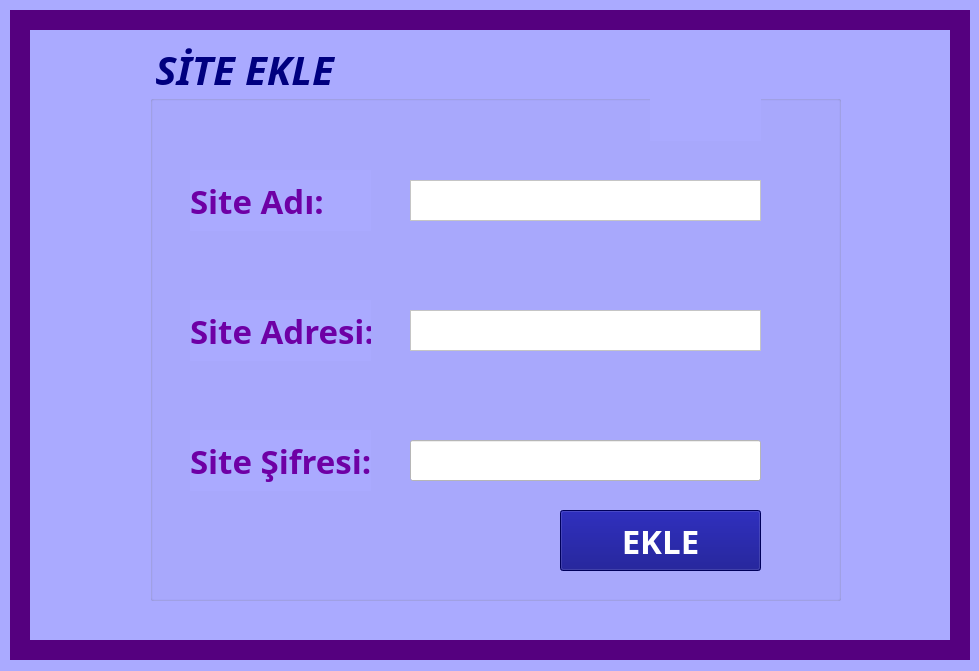
<?xml version="1.0" encoding="UTF-8"?>
<ui version="4.0">
 <class>Form</class>
 <widget class="QWidget" name="Form">
  <property name="geometry">
   <rect>
    <x>0</x>
    <y>0</y>
    <width>979</width>
    <height>671</height>
   </rect>
  </property>
  <property name="windowTitle">
   <string>Site Ekle</string>
  </property>
  <property name="styleSheet">
   <string notr="true">background-color: rgb(170, 170, 255);
</string>
  </property>
  <widget class="QGroupBox" name="groupBox">
   <property name="geometry">
    <rect>
     <x>150</x>
     <y>40</y>
     <width>691</width>
     <height>561</height>
    </rect>
   </property>
   <property name="font">
    <font>
     <family>Gabriola</family>
     <pointsize>30</pointsize>
     <weight>75</weight>
     <italic>true</italic>
     <bold>true</bold>
    </font>
   </property>
   <property name="styleSheet">
    <string notr="true">color: rgb(0, 0, 127);</string>
   </property>
   <property name="title">
    <string>SİTE EKLE</string>
   </property>
   <widget class="QLabel" name="label">
    <property name="geometry">
     <rect>
      <x>40</x>
      <y>130</y>
      <width>181</width>
      <height>61</height>
     </rect>
    </property>
    <property name="font">
     <font>
      <family>Gabriola</family>
      <pointsize>25</pointsize>
      <weight>75</weight>
      <italic>false</italic>
      <bold>true</bold>
     </font>
    </property>
    <property name="styleSheet">
     <string notr="true">color: rgb(110, 0, 165);</string>
    </property>
    <property name="text">
     <string>Site Adı:</string>
    </property>
   </widget>
   <widget class="QLabel" name="label_2">
    <property name="geometry">
     <rect>
      <x>40</x>
      <y>260</y>
      <width>181</width>
      <height>61</height>
     </rect>
    </property>
    <property name="font">
     <font>
      <family>Gabriola</family>
      <pointsize>25</pointsize>
      <weight>75</weight>
      <italic>false</italic>
      <bold>true</bold>
     </font>
    </property>
    <property name="styleSheet">
     <string notr="true">color: rgb(110, 0, 165);</string>
    </property>
    <property name="text">
     <string>Site Adresi:</string>
    </property>
   </widget>
   <widget class="QLabel" name="label_3">
    <property name="geometry">
     <rect>
      <x>40</x>
      <y>390</y>
      <width>181</width>
      <height>61</height>
     </rect>
    </property>
    <property name="font">
     <font>
      <family>Gabriola</family>
      <pointsize>25</pointsize>
      <weight>75</weight>
      <italic>false</italic>
      <bold>true</bold>
     </font>
    </property>
    <property name="styleSheet">
     <string notr="true">color: rgb(110, 0, 165);</string>
    </property>
    <property name="text">
     <string>Site Şifresi:</string>
    </property>
   </widget>
   <widget class="QTextEdit" name="text1">
    <property name="geometry">
     <rect>
      <x>260</x>
      <y>140</y>
      <width>351</width>
      <height>41</height>
     </rect>
    </property>
    <property name="font">
     <font>
      <pointsize>15</pointsize>
     </font>
    </property>
    <property name="styleSheet">
     <string notr="true">background-color: rgb(255, 255, 255);
color: rgb(0, 0, 127);</string>
    </property>
   </widget>
   <widget class="QTextEdit" name="text2">
    <property name="geometry">
     <rect>
      <x>260</x>
      <y>270</y>
      <width>351</width>
      <height>41</height>
     </rect>
    </property>
    <property name="font">
     <font>
      <pointsize>15</pointsize>
     </font>
    </property>
    <property name="styleSheet">
     <string notr="true">background-color: rgb(255, 255, 255);
color: rgb(0, 0, 127);</string>
    </property>
   </widget>
   <widget class="QPushButton" name="buttonSiteEkle">
    <property name="geometry">
     <rect>
      <x>410</x>
      <y>470</y>
      <width>201</width>
      <height>61</height>
     </rect>
    </property>
    <property name="font">
     <font>
      <family>Gabriola</family>
      <pointsize>25</pointsize>
      <weight>75</weight>
      <bold>true</bold>
     </font>
    </property>
    <property name="styleSheet">
     <string notr="true">color: rgb(255, 255, 255);
background-color: rgb(0, 0, 127);</string>
    </property>
    <property name="text">
     <string>EKLE</string>
    </property>
   </widget>
   <widget class="QLineEdit" name="text3">
    <property name="geometry">
     <rect>
      <x>260</x>
      <y>400</y>
      <width>351</width>
      <height>41</height>
     </rect>
    </property>
    <property name="font">
     <font>
      <pointsize>15</pointsize>
     </font>
    </property>
    <property name="styleSheet">
     <string notr="true">background-color: rgb(255, 255, 255);</string>
    </property>
    <property name="echoMode">
     <enum>QLineEdit::Password</enum>
    </property>
   </widget>
   <widget class="QLabel" name="label_18">
    <property name="geometry">
     <rect>
      <x>500</x>
      <y>0</y>
      <width>111</width>
      <height>101</height>
     </rect>
    </property>
    <property name="font">
     <font>
      <family>Gabriola</family>
      <pointsize>28</pointsize>
      <weight>75</weight>
      <bold>true</bold>
     </font>
    </property>
    <property name="styleSheet">
     <string notr="true">color: rgb(0, 0, 127);</string>
    </property>
    <property name="text">
     <string/>
    </property>
    <property name="pixmap">
     <pixmap>resimler/site.png</pixmap>
    </property>
    <property name="scaledContents">
     <bool>true</bool>
    </property>
   </widget>
  </widget>
  <widget class="QLabel" name="label_5">
   <property name="geometry">
    <rect>
     <x>950</x>
     <y>20</y>
     <width>20</width>
     <height>640</height>
    </rect>
   </property>
   <property name="styleSheet">
    <string notr="true">background-color: rgb(85, 0, 127);</string>
   </property>
   <property name="text">
    <string/>
   </property>
  </widget>
  <widget class="QLabel" name="label_6">
   <property name="geometry">
    <rect>
     <x>10</x>
     <y>20</y>
     <width>20</width>
     <height>640</height>
    </rect>
   </property>
   <property name="styleSheet">
    <string notr="true">background-color: rgb(85, 0, 127);</string>
   </property>
   <property name="text">
    <string/>
   </property>
  </widget>
  <widget class="QLabel" name="label_10">
   <property name="geometry">
    <rect>
     <x>10</x>
     <y>10</y>
     <width>960</width>
     <height>20</height>
    </rect>
   </property>
   <property name="styleSheet">
    <string notr="true">background-color: rgb(85, 0, 127);</string>
   </property>
   <property name="text">
    <string/>
   </property>
  </widget>
  <widget class="QLabel" name="label_11">
   <property name="geometry">
    <rect>
     <x>10</x>
     <y>640</y>
     <width>941</width>
     <height>20</height>
    </rect>
   </property>
   <property name="styleSheet">
    <string notr="true">background-color: rgb(85, 0, 127);</string>
   </property>
   <property name="text">
    <string/>
   </property>
  </widget>
  <widget class="QLabel" name="label_9">
   <property name="geometry">
    <rect>
     <x>60</x>
     <y>90</y>
     <width>71</width>
     <height>71</height>
    </rect>
   </property>
   <property name="font">
    <font>
     <family>Gabriola</family>
     <pointsize>28</pointsize>
     <weight>75</weight>
     <bold>true</bold>
    </font>
   </property>
   <property name="styleSheet">
    <string notr="true">color: rgb(0, 0, 127);</string>
   </property>
   <property name="text">
    <string/>
   </property>
   <property name="pixmap">
    <pixmap>resimler/github--v1.png</pixmap>
   </property>
   <property name="scaledContents">
    <bool>true</bool>
   </property>
  </widget>
  <widget class="QLabel" name="label_7">
   <property name="geometry">
    <rect>
     <x>60</x>
     <y>200</y>
     <width>71</width>
     <height>71</height>
    </rect>
   </property>
   <property name="font">
    <font>
     <family>Gabriola</family>
     <pointsize>28</pointsize>
     <weight>75</weight>
     <bold>true</bold>
    </font>
   </property>
   <property name="styleSheet">
    <string notr="true">color: rgb(0, 0, 127);</string>
   </property>
   <property name="text">
    <string/>
   </property>
   <property name="pixmap">
    <pixmap>resimler/linkedin.png</pixmap>
   </property>
   <property name="scaledContents">
    <bool>true</bool>
   </property>
  </widget>
  <widget class="QLabel" name="label_14">
   <property name="geometry">
    <rect>
     <x>60</x>
     <y>310</y>
     <width>71</width>
     <height>71</height>
    </rect>
   </property>
   <property name="font">
    <font>
     <family>Gabriola</family>
     <pointsize>28</pointsize>
     <weight>75</weight>
     <bold>true</bold>
    </font>
   </property>
   <property name="styleSheet">
    <string notr="true">color: rgb(0, 0, 127);</string>
   </property>
   <property name="text">
    <string/>
   </property>
   <property name="pixmap">
    <pixmap>resimler/pinterest--v1.png</pixmap>
   </property>
   <property name="scaledContents">
    <bool>true</bool>
   </property>
  </widget>
  <widget class="QLabel" name="label_16">
   <property name="geometry">
    <rect>
     <x>870</x>
     <y>530</y>
     <width>61</width>
     <height>61</height>
    </rect>
   </property>
   <property name="font">
    <font>
     <family>Gabriola</family>
     <pointsize>28</pointsize>
     <weight>75</weight>
     <bold>true</bold>
    </font>
   </property>
   <property name="styleSheet">
    <string notr="true">color: rgb(0, 0, 127);</string>
   </property>
   <property name="text">
    <string/>
   </property>
   <property name="pixmap">
    <pixmap>resimler/youtube-play.png</pixmap>
   </property>
   <property name="scaledContents">
    <bool>true</bool>
   </property>
  </widget>
  <widget class="QLabel" name="label_13">
   <property name="geometry">
    <rect>
     <x>870</x>
     <y>310</y>
     <width>61</width>
     <height>61</height>
    </rect>
   </property>
   <property name="font">
    <font>
     <family>Gabriola</family>
     <pointsize>28</pointsize>
     <weight>75</weight>
     <bold>true</bold>
    </font>
   </property>
   <property name="styleSheet">
    <string notr="true">color: rgb(0, 0, 127);</string>
   </property>
   <property name="text">
    <string/>
   </property>
   <property name="pixmap">
    <pixmap>resimler/wp.png</pixmap>
   </property>
   <property name="scaledContents">
    <bool>true</bool>
   </property>
  </widget>
  <widget class="QLabel" name="label_8">
   <property name="geometry">
    <rect>
     <x>870</x>
     <y>200</y>
     <width>61</width>
     <height>61</height>
    </rect>
   </property>
   <property name="font">
    <font>
     <family>Gabriola</family>
     <pointsize>28</pointsize>
     <weight>75</weight>
     <bold>true</bold>
    </font>
   </property>
   <property name="styleSheet">
    <string notr="true">color: rgb(0, 0, 127);</string>
   </property>
   <property name="text">
    <string/>
   </property>
   <property name="pixmap">
    <pixmap>resimler/facebook-new.png</pixmap>
   </property>
   <property name="scaledContents">
    <bool>true</bool>
   </property>
  </widget>
  <widget class="QLabel" name="label_4">
   <property name="geometry">
    <rect>
     <x>870</x>
     <y>90</y>
     <width>61</width>
     <height>61</height>
    </rect>
   </property>
   <property name="font">
    <font>
     <family>Gabriola</family>
     <pointsize>28</pointsize>
     <weight>75</weight>
     <bold>true</bold>
    </font>
   </property>
   <property name="styleSheet">
    <string notr="true">color: rgb(0, 0, 127);</string>
   </property>
   <property name="text">
    <string/>
   </property>
   <property name="pixmap">
    <pixmap>resimler/instagram-new--v1.png</pixmap>
   </property>
   <property name="scaledContents">
    <bool>true</bool>
   </property>
  </widget>
  <widget class="QLabel" name="label_15">
   <property name="geometry">
    <rect>
     <x>865</x>
     <y>420</y>
     <width>71</width>
     <height>71</height>
    </rect>
   </property>
   <property name="font">
    <font>
     <family>Gabriola</family>
     <pointsize>28</pointsize>
     <weight>75</weight>
     <bold>true</bold>
    </font>
   </property>
   <property name="styleSheet">
    <string notr="true">color: rgb(0, 0, 127);</string>
   </property>
   <property name="text">
    <string/>
   </property>
   <property name="pixmap">
    <pixmap>resimler/twitter-squared.png</pixmap>
   </property>
   <property name="scaledContents">
    <bool>true</bool>
   </property>
  </widget>
  <widget class="QLabel" name="label_17">
   <property name="geometry">
    <rect>
     <x>65</x>
     <y>420</y>
     <width>61</width>
     <height>61</height>
    </rect>
   </property>
   <property name="font">
    <font>
     <family>Gabriola</family>
     <pointsize>28</pointsize>
     <weight>75</weight>
     <bold>true</bold>
    </font>
   </property>
   <property name="styleSheet">
    <string notr="true">color: rgb(0, 0, 127);</string>
   </property>
   <property name="text">
    <string/>
   </property>
   <property name="pixmap">
    <pixmap>resimler/indir_3.png</pixmap>
   </property>
   <property name="scaledContents">
    <bool>true</bool>
   </property>
  </widget>
  <widget class="QLabel" name="label_12">
   <property name="geometry">
    <rect>
     <x>65</x>
     <y>530</y>
     <width>61</width>
     <height>61</height>
    </rect>
   </property>
   <property name="font">
    <font>
     <family>Gabriola</family>
     <pointsize>28</pointsize>
     <weight>75</weight>
     <bold>true</bold>
    </font>
   </property>
   <property name="styleSheet">
    <string notr="true">color: rgb(0, 0, 127);</string>
   </property>
   <property name="text">
    <string/>
   </property>
   <property name="pixmap">
    <pixmap>resimler/messenger.png</pixmap>
   </property>
   <property name="scaledContents">
    <bool>true</bool>
   </property>
  </widget>
 </widget>
 <resources/>
 <connections/>
</ui>
